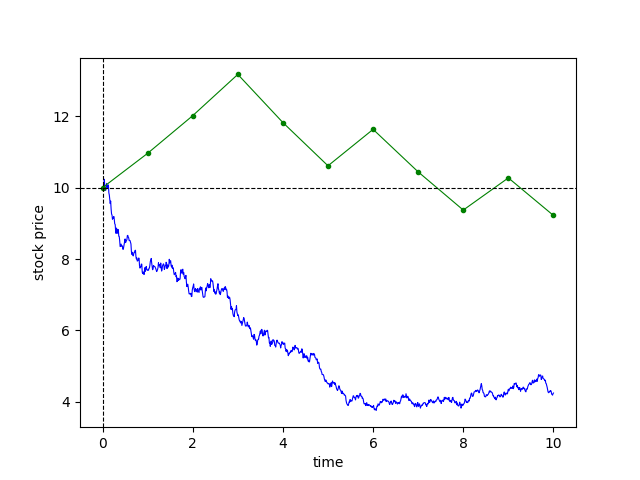

Source code (Python):
# Copyright © 2020 Pilara Monkgogi Moshebashebi. All rights reserved.
# n_th crr approximation of a Geometric Brownian Motion.

# ------- External libraries and functions
import numpy
import random
# -------

# ------- Geometric Brownian Motion

# Time parameters
t = 0  # start time
T = 10  # end time
n1 = 1000  # number of time steps between t and T

# Model parameters
S0 = 10  # initial stock price
r = 0.15  # interest rate
sigma = 0.1  # volatility

# Model initialisation
w = 0  # initial position of brownian motion
bm = [w]  # brownian motion vector
gm_bm = [S0]  #  stock prices vector

for i in numpy.linspace(0, T, n1 + 1):
    if i == 0:
        continue

    w = w + ((T / n1) ** 0.5) * numpy.random.standard_normal()
    bm.append(w)
    gm_bm.append(S0 * numpy.exp((r - 0.5 * sigma**0.5) * i + sigma * w))

# -------

# ------- n_th crr model

# Time parameters
n0 = 10  # number of time steps in n_th crr between t and T
delta_t = T / n0  # change in time

# Random walk paramters
step_size = delta_t**0.5  # step size in n_th crr model
rw = 0  # initial position of random walk
rw_vector = [rw]  # random walk vector

# Modle initialisation
n_crr = [S0]  # stock prices vector

for i in numpy.linspace(0, T, n0 + 1):
    if i == 0:
        continue

    z = random.choice([step_size, -step_size])
    rw = rw + z
    s_crr = S0 * numpy.exp((r - 0.5 * sigma**0.5) * i +
                           sigma * rw)
    rw_vector.append(rw)
    n_crr.append(s_crr)
# -------

# ------- Plots

import matplotlib.pyplot as plt
plt.plot(list(numpy.linspace(0, T, n1 + 1)),
         gm_bm,  color="blue", linewidth=0.8)

plt.plot(list(numpy.linspace(0, T, n0 + 1)),
         n_crr, color="green", linewidth=0.8, marker=".")
plt.axvline(x=0, linewidth=0.8, color="black", linestyle='dashed')
plt.axhline(y=10, linewidth=0.8, color="black", linestyle='dashed')
plt.xlabel("time")
plt.ylabel("stock price")
plt.savefig("crr_gbm")
plt.show()
# -------

# ------- end
